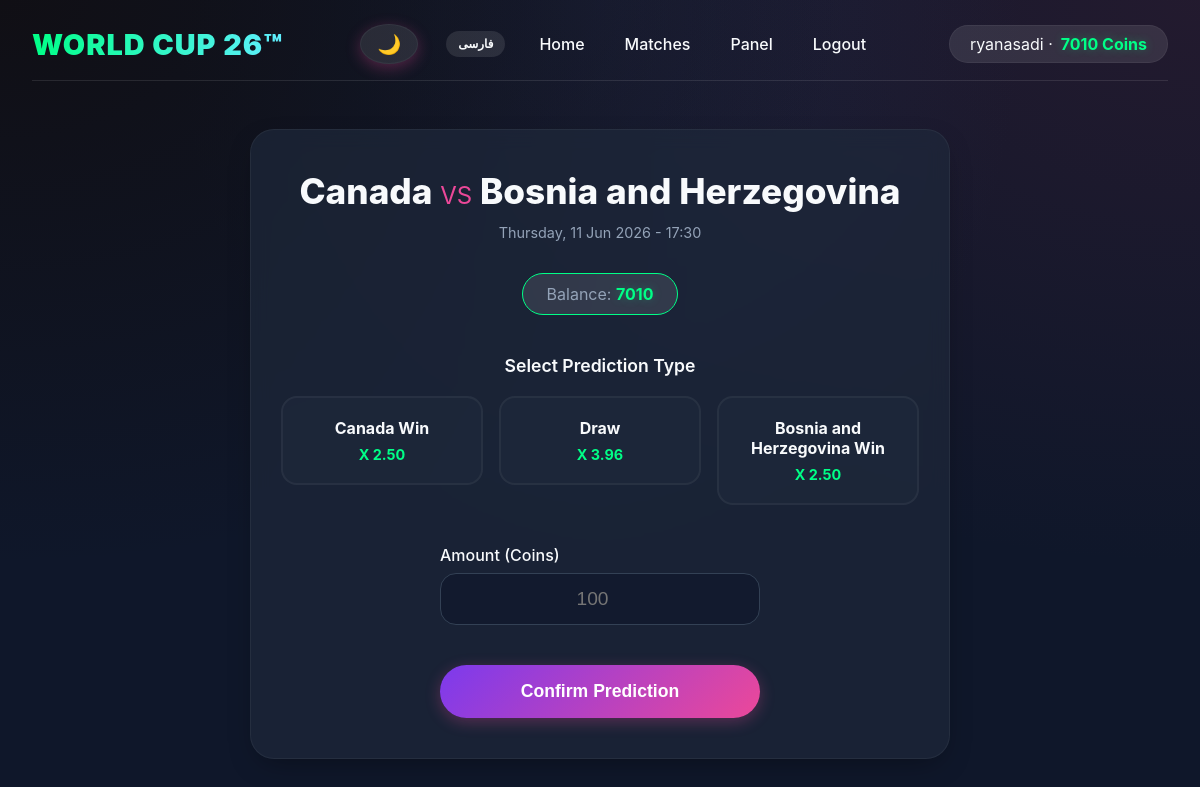
The app's page /bet/161/ (signed in) with its own data.
### games/models.py (models this page shows, shortened)
class Profile(models.Model):
    user = models.OneToOneField(User, on_delete=models.CASCADE)
    balance = models.DecimalField(max_digits=10, decimal_places=2, default=1000.00)

class Game(models.Model):
    home_team = models.CharField(max_length=100)
    away_team = models.CharField(max_length=100)
    start_time = models.DateTimeField()
    status = models.CharField(max_length=10, choices=[('upcoming', 'Upcoming'), ('finished', 'Finished')], default='upcoming')
    result_description = models.CharField(max_length=200, blank=True, null=True, help_text="e.g., Home win 2-1")

class BetOption(models.Model):
    game = models.ForeignKey(Game, on_delete=models.CASCADE, related_name='bet_options')
    description = models.CharField(max_length=200)  # مثلاً "Home Win", "Draw", "Over 2.5", "Exact Score 2-1"
    odds = models.DecimalField(max_digits=5, decimal_places=2, default=2.00)
    is_active = models.BooleanField(default=True)  # فعال/غیرفعال کردن گزینه
    is_winner = models.BooleanField(default=False)

### games/views.py (the view)
# urls.py: path('bet/<int:game_id>/', views.place_bet_view, name='place_bet'),
@login_required
def place_bet_view(request, game_id):
    game = get_object_or_404(Game, id=game_id)
    if game.status != 'upcoming' or game.start_time <= timezone.now():
        messages.error(request, "This game is not available for betting.")
        return redirect('games:game_list')
    profile = get_or_create_profile(request.user)
    if request.method == 'POST':
        form = BetForm(request.POST, game=game)
        if form.is_valid():
            bet_option = form.cleaned_data['bet_option']
            amount = form.cleaned_data['amount']
            if amount > profile.balance:
                messages.error(request, "Insufficient balance!")
            else:
                with transaction.atomic():
                    profile.balance -= amount
                    profile.save()
                    Bet.objects.create(
                        user=request.user,
                        bet_option=bet_option,
                        amount=amount
                    )
                messages.success(request, f"Bet of {amount} on '{bet_option.description}' placed.")
                return redirect('games:user_panel')
    else:
        form = BetForm(game=game)
    return render(request, 'games/place_bet.html', {'game': game, 'form': form, 'balance': profile.balance})

### games/forms.py (shortened to what this page needs)
class BetForm(forms.Form):
    bet_option = forms.ModelChoiceField(
        queryset=BetOption.objects.none(),
        widget=forms.RadioSelect,
        label="Select your bet"
    )
    amount = forms.DecimalField(min_value=0.01, max_digits=10, decimal_places=2, label="Amount (Coins)")
    def __init__(self, *args, **kwargs):
        game = kwargs.pop('game', None)
        super().__init__(*args, **kwargs)
        if game:
            self.fields['bet_option'].queryset = BetOption.objects.filter(game=game, is_active=True)
            self.fields['bet_option'].empty_label = None

### games/views.py (called while the page is built)
def get_or_create_profile(user):
    profile, created = Profile.objects.get_or_create(user=user)
    if created:
        profile.balance = 1000.00
        profile.save()
    return profile

### games/templates/games/place_bet.html (shortened to what this page needs)
{% extends 'games/base.html' %}
{% load i18n %}
{% block content %}
<div style="max-width: 700px; margin: 0 auto;">
    <div class="card" style="padding: 40px 30px; text-align: center;">
        <h1 style="font-size: 2.2rem; font-weight: 800; margin-bottom: 12px; color: var(--text-color);">
            {{ game.home_team }} <span style="color: var(--secondary); font-weight: 400; font-size: 1.5rem;">VS</span> {{ game.away_team }}
        </h1>
        <p class="text-muted" style="margin-bottom: 32px;">{{ game.start_time|date:"l, d M Y - H:i" }}</p>
        <div style="background:var(--hover-bg); border: 1px solid var(--accent); display:inline-block; padding:10px 24px; border-radius:60px; margin-bottom: 40px;">
            <span style="color: var(--muted-text);">{% trans "Balance:" %}</span> <strong class="balance">{{ balance|floatformat:0 }}</strong>
        </div>
        <form method="post">
            <div style="margin-bottom: 40px;">
                <label style="font-weight: 600; display: block; margin-bottom: 20px; font-size: 1.1rem; color: var(--text-color);">{% trans "Select Prediction Type" %}</label>
                <div style="display: grid; grid-template-columns: repeat(auto-fill, minmax(160px, 1fr)); gap: 16px;">
                    {% for option in form.bet_option.field.queryset %}
                        <label class="bet-option-card" style="cursor: pointer;">
                            <div class="card-option">
                                <div class="option-name">{{ option.description }}</div>
                                <div class="option-odds">X {{ option.odds }}</div>
                            </div>
                        </label>
                    {% endfor %}
                </div>
            </div>
            <div style="text-align: left; max-width: 320px; margin: 0 auto 40px auto; direction: {% if LANGUAGE_CODE == 'fa' %}rtl{% else %}ltr{% endif %};">
                <label for="id_amount" style="color: var(--text-color); font-weight: 500;">{% trans "Amount (Coins)" %}</label>
                <input type="number" name="amount" id="id_amount" step="0.01" min="0.01" value="{{ form.amount.value|default:'' }}" placeholder="100" required style="font-size: 1.2rem; text-align: center;">
            </div>
            <button type="submit" style="width: 100%; max-width: 320px; padding: 16px; font-size: 1.1rem;">{% trans "Confirm Prediction" %}</button>
        </form>
    </div>
</div>
{% endblock %}

### games/templates/games/base.html (shortened to what this page needs)
{% load i18n %}
{% get_current_language as LANGUAGE_CODE %}
<!DOCTYPE html>
<html lang="{{ LANGUAGE_CODE }}" dir="{% if LANGUAGE_CODE == 'fa' %}rtl{% else %}ltr{% endif %}" data-theme="dark">
<head>
</head>
<body>
    <div class="app">
        <div class="nav">
            <a href="{% url 'games:home' %}" class="logo">WORLD CUP 26™</a>
            <div class="nav-links">
                <button id="theme-toggle" class="theme-btn" onclick="toggleTheme()" title="Toggle Theme">🌙</button>
                <form action="{% url 'set_language' %}" method="post" style="display:inline; margin: 0 10px;">
                    {% if LANGUAGE_CODE == 'en' %}
                        <button type="submit" name="language" value="fa" style="padding: 6px 12px; font-size:12px; background:var(--hover-bg); box-shadow:none; color:var(--text-color);">فارسی</button>
                    {% else %}
                        <button type="submit" name="language" value="en" style="padding: 6px 12px; font-size:12px; background:var(--hover-bg); box-shadow:none; color:var(--text-color);">English</button>
                    {% endif %}
                </form>
                <a href="{% url 'games:home' %}">{% trans "Home" %}</a>
                {% if user.is_authenticated %}
                    <a href="{% url 'games:game_list' %}">{% trans "Matches" %}</a>
                    <a href="{% url 'games:user_panel' %}">{% trans "Panel" %}</a>
                    <a href="{% url 'games:logout' %}">{% trans "Logout" %}</a>
                {% else %}
                    <a href="{% url 'games:login' %}">{% trans "Login" %}</a>
                    <a href="{% url 'games:register' %}">{% trans "Sign up" %}</a>
                {% endif %}
            </div>
            {% if user.is_authenticated %}
                <div class="user-info">
                    {{ user.username }} ·
                    <span class="balance">{{ balance|default:user.profile.balance|floatformat:0 }} {% trans "Coins" %}</span>
                </div>
            {% endif %}
        </div>
        {% block content %}{% endblock %}
    </div>
</body>
</html>

### games/templates/games/base.html (style rules this page uses)
:root { --bg-color: #0f172a; --bg-gradient-1: hsla(253,16%,7%,1); --bg-gradient-2: hsla(225,39%,30%,0.2); --bg-gradient-3: hsla(339,49%,30%,0.2); --text-color: #f8fafc; --card-bg: rgba(30, 41, 59, 0.7); --card-border: rgba(255,255,255,0.05); --muted-text: #94a3b8; --primary: #7c3aed; --secondary: #ec4899; --accent: #00ff87; --accent-glow: rgba(0,255,135,0.3); --btn-text: white; --input-bg: rgba(15, 23, 42, 0.6); --input-border: #334155; --nav-border: rgba(255,255,255,0.1); --hover-bg: rgba(255,255,255,0.1); --shadow: rgba(0,0,0,0.4); }
* { margin: 0; padding: 0; box-sizing: border-box; }
body { font-family: 'Inter', Tahoma, -apple-system, sans-serif; background-color: var(--bg-color); color: var(--text-color); min-height: 100vh; background-image: radial-gradient(at 0% 0%, var(--bg-gradient-1) 0, transparent 50%), radial-gradient(at 50% 0%, var(--bg-gradient-2) 0, transparent 50%), radial-gradient(at 100% 0%, var(--bg-gradient-3) 0, transparent 50%); transition: background-color 0.3s, color 0.3s; }
.app { max-width: 1280px; margin: 0 auto; padding: 24px 32px; }
.nav { display: flex; justify-content: space-between; align-items: center; flex-wrap: wrap; margin-bottom: 48px; padding-bottom: 16px; border-bottom: 1px solid var(--nav-border); }
.logo { display: flex; align-items: center; gap: 8px; text-decoration: none; font-weight: 900; font-size: 1.8rem; letter-spacing: 1px; background: linear-gradient(to right, var(--accent), #60efff); -webkit-background-clip: text; color: transparent; }
.nav-links { display: flex; gap: 8px; align-items: center; }
.nav-links a { text-decoration: none; padding: 8px 16px; border-radius: 40px; font-weight: 500; color: var(--text-color); transition: 0.3s; }
.user-info { background: var(--hover-bg); padding: 8px 20px; border-radius: 40px; border: 1px solid var(--card-border); display: flex; align-items: center; gap: 8px; }
.balance { color: var(--accent); font-weight: 700; text-shadow: 0 0 10px var(--accent-glow); }
.card { background: var(--card-bg); backdrop-filter: blur(10px); border-radius: 24px; padding: 28px; border: 1px solid var(--card-border); box-shadow: 0 10px 30px -10px var(--shadow); transition: 0.3s; }
button, .btn, input[type="submit"] { background: linear-gradient(135deg, var(--primary), var(--secondary)); color: var(--btn-text); border: none; padding: 12px 28px; border-radius: 60px; font-weight: 600; cursor: pointer; transition: 0.3s; box-shadow: 0 4px 15px rgba(236, 72, 153, 0.3); }
input, select { width: 100%; padding: 14px 20px; border-radius: 16px; background: var(--input-bg); border: 1px solid var(--input-border); color: var(--text-color); transition: 0.3s; outline: none; margin-top: 8px; }
.text-muted { color: var(--muted-text); font-size: 0.9rem; }
.theme-btn { background: var(--hover-bg); border: 1px solid var(--card-border); border-radius: 50%; width: 40px; height: 40px; display: flex; align-items: center; justify-content: center; font-size: 1.2rem; cursor: pointer; color: var(--text-color); margin: 0 10px; transition: 0.3s; }

### games/templates/games/place_bet.html (style rules this page uses)
.card-option { background: var(--card-bg); border: 2px solid var(--card-border); border-radius: 16px; padding: 20px 12px; text-align: center; transition: 0.3s; }
.option-name { font-weight: 700; margin-bottom: 8px; font-size: 1rem; color: var(--text-color); }
.option-odds { font-size: 0.9rem; color: var(--accent); font-weight: bold; }

### records on screen
Profile: balance "7010"
Game: home_team "Canada", away_team "Bosnia and Herzegovina", start_time "Thursday, 11 Jun 2026 - 17:30"
BetOption: description "Canada Win", odds "2.50"
BetOption: description "Draw", odds "3.96"
BetOption: description "Bosnia and Herzegovina Win", odds "2.50"

### other values on screen
{{ user.username }} "ryanasadi"
